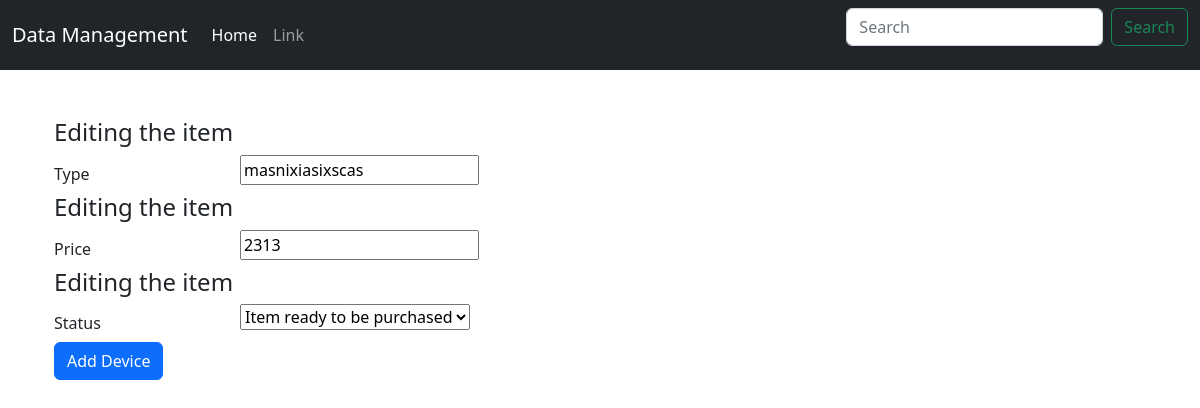
Page /edit_laptop/4/ on the committed database.
### members/models.py (models this page shows, shortened)
class Device(models.Model):
    type = models.CharField(max_length = 100,blank=False)
    price = models.IntegerField()
    choices = (
        ('AVAILABLE','Item ready to be purchased'),
        ('SOLD','Item Sold'),
        ('RESTOCKING','Item restocking in few days')
    )
    status = models.CharField(max_length=10,choices = choices, default="AVAILABLE") # Available ,sold,restocking
    class Meta:
        abstract = True   # this is done so that when migration script runs no table is created of this class

class Laptop(Device):
    pass   #SIMPLY INHERTING THE VALUES FROM DEVICES AND PASSING IT

### members/views.py (the view)
# urls.py: path('edit_laptop/<int:pk>/', edit_laptop,name = 'edit_laptop'),
def edit_laptop(request,pk):
    return edit_device(request,pk,Laptop,LaptopForm)

### members/forms.py
class LaptopForm(forms.ModelForm):
    class Meta:
        model = Laptop
        fields = ('type','price','status')

### members/views.py (called while the page is built)
def edit_device(request,pk,model,cls):
    item = get_object_or_404(model,pk = pk)
    if request.method == 'POST':
        form = cls(request.POST,instance = item)
        if form.is_valid :
            form.save()
            return redirect('index')
    else:
        form = cls(instance=item)
        return render(request,'edit_item.html',{'form':form})

### members/templates/edit_item.html (shortened to what this page needs)
{% extends 'base.html' %} {% block body %}
<div class="container">
  <form method="POST">
    <br>
    {% for field in form %}
    <h4>Editing the item</h4>
    <div class="form-group row">
      <label for="id_{{field.name}}" class="col-2 col-form-label">{{field.label}}</label>
      <div class = 'col-10'>
        {{field}}
      </div>
    </div>
    {% endfor %}
    <button type = "submit" class = "btn btn-primary" name = "button" >Add Device</button>
  </form>
</div>
{% endblock %}

### rows in the picture
Laptop: form "masnixiasixscas" "2313" "Item ready to be purchased"

### other values in the picture
{{ field.label }} "Type" "Price" "Status"
